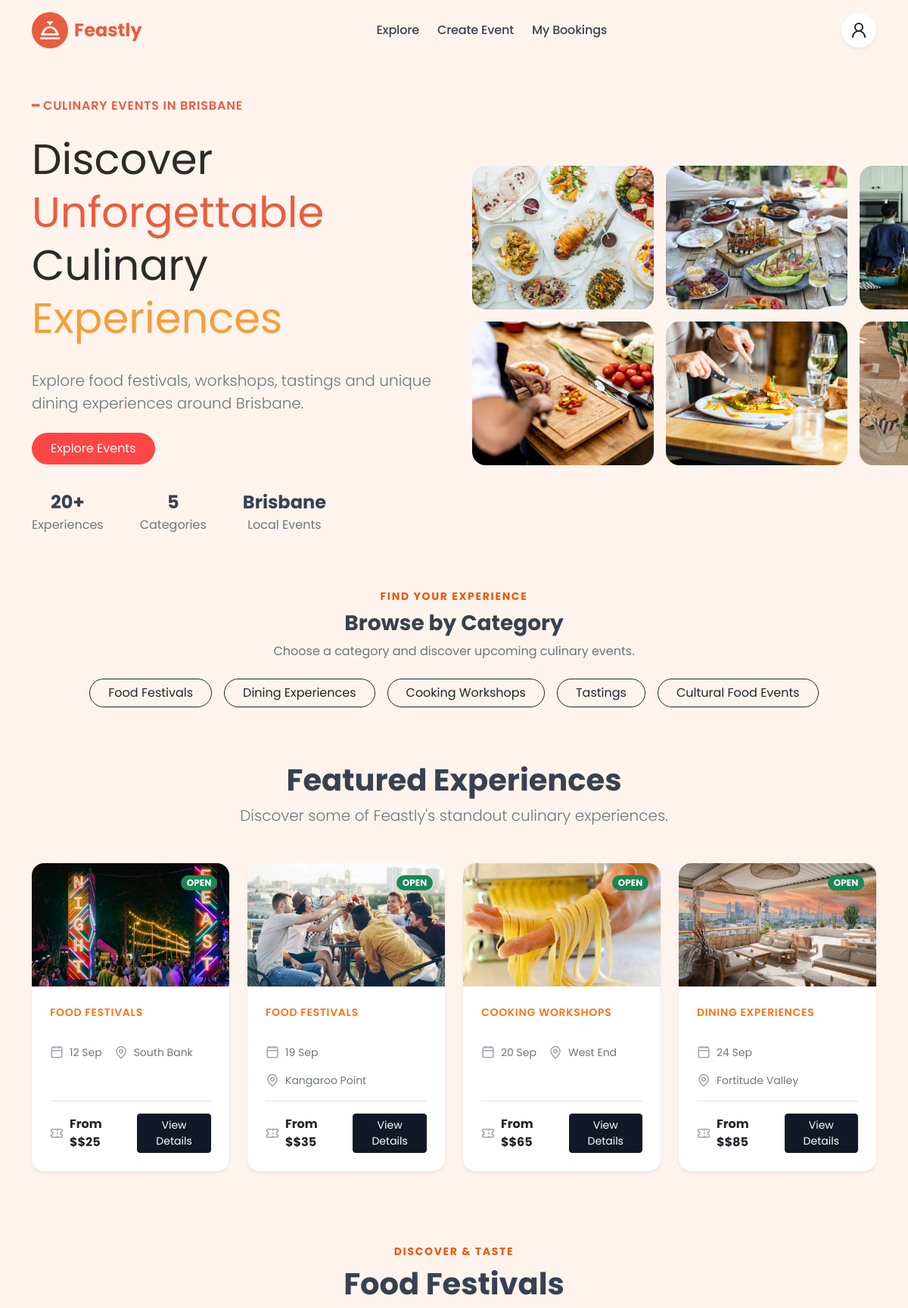
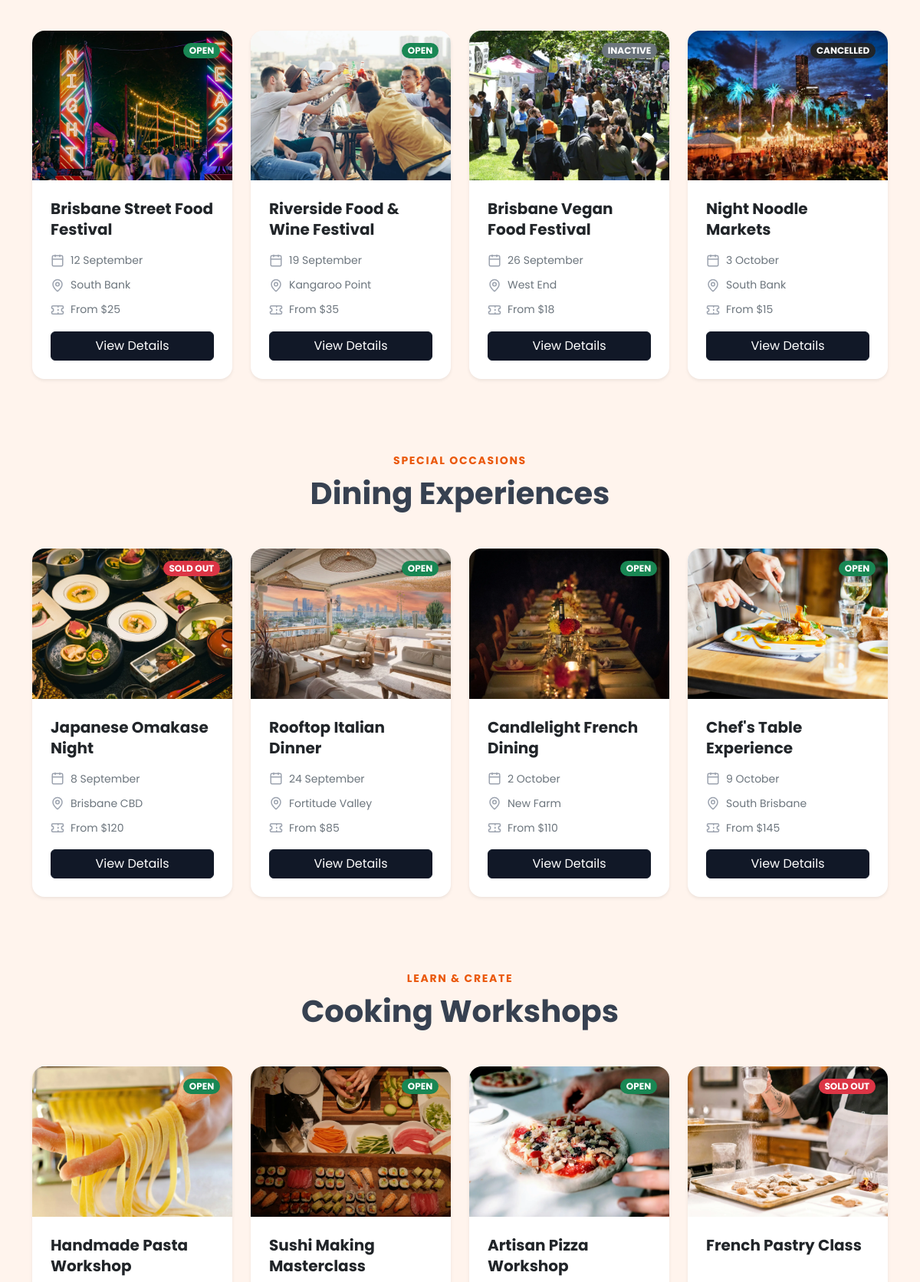
The page / (upper part) on the database its author committed (2 pictures, top to bottom).
### app/models.py (models this page shows)
class Category(db.Model):
    id = db.Column(db.Integer, primary_key=True)
    name = db.Column(
        db.String(100),
        nullable=False,
        unique=True
    )
    description = db.Column(db.Text, nullable=True)
    events = db.relationship(
        'Event',
        back_populates='category'
    )

class Event(db.Model):
    id = db.Column(db.Integer, primary_key=True)
    creator_id = db.Column(
        db.Integer,
        db.ForeignKey('user.id'),
        nullable=False
    )
    category_id = db.Column(
        db.Integer,
        db.ForeignKey('category.id'),
        nullable=False
    )
    title = db.Column(db.String(150), nullable=False)
    description = db.Column(db.Text, nullable=False)
    event_date = db.Column(db.DateTime, nullable=False)
    location = db.Column(db.String(255), nullable=False)
    price = db.Column(db.Numeric(10, 2), nullable=False)
    capacity = db.Column(db.Integer, nullable=False)
    image_path = db.Column(db.String(255), nullable=False)
    status = db.Column(
        db.String(20),
        nullable=False,
        default='Open'
    )
    acknowledgement_type = db.Column(
        db.String(20),
        nullable=False,
        default='None'
    )
    acknowledgement_text = db.Column(db.Text, nullable=True)
    creator = db.relationship(
        'User',
        back_populates='events'
    )
    category = db.relationship(
        'Category',
        back_populates='events'
    )
    bookings = db.relationship(
        'Booking',
        back_populates='event'
    )
    comments = db.relationship(
        'Comment',
        back_populates='event'
    )
    __table_args__ = (
        db.CheckConstraint(
            'price > 0',
            name='check_event_price_positive'
        ),
        db.CheckConstraint(
            'capacity > 0',
            name='check_event_capacity_positive'
        ),
        db.CheckConstraint(
            "status IN ('Open', 'Inactive', 'Sold Out', 'Cancelled')",
            name='check_event_status_valid'
        ),
        db.CheckConstraint(
            "acknowledgement_type IN ('None', 'Generic', 'Enhanced')",
            name='check_acknowledgement_type_valid'
        ),
    )

### app/main/views.py (the view)
@main_bp.route('/')
def index():
    return render_template(
        'index.html',
        categories=get_all_categories(),
        featured=get_featured_events()
    )

### app/services.py (called while the page is built)
def get_all_categories():
    return db.session.scalars(
        db.select(Category).order_by(Category.id)
    ).all()

def get_featured_events(limit=4):
    return db.session.scalars(
        db.select(Event)
        .where(Event.status == 'Open')
        .order_by(Event.event_date)
        .limit(limit)
    ).all()

### app/templates/index.html (shortened to what this page needs)
{% extends "base.html" %}
{% from "macros.html" import status_badge %}
{% block content %}
{% set eyebrows = {
'Food Festivals': 'Discover & Taste',
'Dining Experiences': 'Special Occasions',
'Cooking Workshops': 'Learn & Create',
'Tastings': 'Sip & Sample',
'Cultural Food Events': 'Taste the World'
} %}
<section class="hero-section py-5">
  <div class="container-xl">
    <div class="row align-items-center g-5 position-relative">
      <div class="col-lg-6">
        <div class="d-flex flex-column gap-4">
          <p class="hero-eyebrow fw-semibold mb-0">
            ━ CULINARY EVENTS IN BRISBANE
          </p>
          <h1 class="hero-heading display-4">
            Discover
            <span class="highlight-orange">Unforgettable</span>
            Culinary
            <span class="highlight-green">Experiences</span>
          </h1>
          <p class="hero-description lead text-secondary mb-0">
            Explore food festivals, workshops, tastings and unique dining
            experiences around Brisbane.
          </p>
          <div>
            <a href="#categories" class="hero-button btn rounded-pill px-4 py-2">
              Explore Events
            </a>
          </div>
          <div class="hero-stats d-flex flex-wrap align-items-center gap-4 gap-md-5 mt-2">
            <div class="text-center">
              <strong class="d-block fs-4">20+</strong>
              <span class="text-secondary">Experiences</span>
            </div>
            <div class="text-center">
              <strong class="d-block fs-4">5</strong>
              <span class="text-secondary">Categories</span>
            </div>
            <div class="text-center">
              <strong class="d-block fs-4">Brisbane</strong>
              <span class="text-secondary">Local Events</span>
            </div>
          </div>
        </div>
      </div>
      <div class="col-lg-6">
        <div class="hero-gallery-wrapper">
          <div class="hero-gallery">
            <img src="{{ url_for('static', filename='img/hero-image.webp') }}" alt="Brisbane culinary event"
              class="hero-gallery__image" />
            <img src="{{ url_for('static', filename='img/food-party.webp') }}" alt="Guests enjoying a food event"
              class="hero-gallery__image" />
            <img src="{{ url_for('static', filename='img/cooking-workshop.webp') }}" alt="Cooking workshop"
              class="hero-gallery__image" />
            <img src="{{ url_for('static', filename='img/dining-experience.webp') }}" alt="Dining experience"
              class="hero-gallery__image" />
            <img src="{{ url_for('static', filename='img/cooking.webp') }}" alt="Chef preparing food"
              class="hero-gallery__image hero-gallery__image--blurred" />
            <img src="{{ url_for('static', filename='img/food-party 2.webp') }}" alt="Food festival"
              class="hero-gallery__image hero-gallery__image--blurred" />
          </div>
        </div>
      </div>
    </div>
  </div>
</section>
<section id="categories" class="py-4">
  <div class="container-xl">
    <div class="text-center mb-4">
      <span class="section-eyebrow d-block text-uppercase fw-bold small mb-2">
        FIND YOUR EXPERIENCE
      </span>
      <h2 class="h3 fw-bold mb-2">Browse by Category</h2>
      <p class="text-secondary mb-0">
        Choose a category and discover upcoming culinary events.
      </p>
    </div>
    <div class="d-flex flex-wrap justify-content-center gap-3">
      {% for category in categories %}
      <a href="#{{ category.name | lower | replace(' ', '-') }}" class="btn btn-outline-dark rounded-pill px-4">
        {{ category.name }}
      </a>
      {% endfor %}
    </div>
  </div>
</section>
<section id="featured" class="featured-section py-5">
  <div class="container-xl">
    <div class="text-center mb-5">
      <h2 class="display-6 fw-bold">Featured Experiences</h2>
      <p class="lead text-secondary">
        Discover some of Feastly's standout culinary experiences.
      </p>
    </div>
    <div class="row g-4">
      {% for event in featured %}
      <div class="col-12 col-md-6 col-xl-3">
        <article class="featured-card card h-100 border-0 shadow-sm rounded-4 overflow-hidden">
          <div class="featured-card__image position-relative">
            <img src="{{ url_for('static', filename=event.image_path) }}" alt="{{ event.name }}" class="card-img-top" />
            <span class="badge rounded-pill text-bg-success position-absolute top-0 end-0 m-3">
              OPEN
            </span>
          </div>
          <div class="card-body d-flex flex-column p-4">
            <span class="featured-category text-uppercase fw-semibold small mb-2">
              {{ event.category.name }}
            </span>
            <div class="d-flex flex-wrap gap-3 text-secondary small my-3">
              <div class="d-flex align-items-center gap-2">
                <svg class="section-icon" aria-hidden="true">
                  <use href="#icon-calendar"></use>
                </svg>
                <span>{{ event.event_date.day }} {{ event.event_date.strftime('%b') }}</span>
              </div>
              <div class="d-flex align-items-center gap-2">
                <svg class="section-icon" aria-hidden="true">
                  <use href="#icon-location"></use>
                </svg>
                <span>{{ event.location }}</span>
              </div>
            </div>
            <div class="d-flex justify-content-between align-items-center gap-2 border-top pt-3 mt-auto">
              <div class="d-flex align-items-center gap-2">
                <svg class="section-icon" aria-hidden="true">
                  <use href="#icon-ticket"></use>
                </svg>
                <strong>From $${{ '%.0f' % event.price }}</strong>
              </div>
              <a href="{{ url_for('main.event_detail', event_id=event.id) }}" class="btn btn-dark btn-sm">
                View Details
              </a>
            </div>
          </div>
        </article>
      </div>
      {% endfor %}
    </div>
  </div>
</section>
{% for category in categories %}
<section id="{{ category.name | lower | replace(' ', '-')}}" class="py-5">
  <div class="container-xl">
    <div class="text-center mb-5">
      <span class="section-eyebrow d-block text-uppercase fw-bold small mb-2">
        {{ eyebrows[category.name] }}
      </span>
      <h2 class="display-6 fw-bold">{{ category.name }}</h2>
    </div>
    <div class="row g-4">
      {% for event in category.events | sort(attribute='event_date') %}
      <div class="col-6 col-lg-4 col-xl-3">
        <article class="event-card card h-100 border-0 shadow-sm rounded-4 overflow-hidden">
          <div class="event-card__top position-relative">
            <img src="{{ url_for('static', filename=event.image_path) }}" alt="{{ event.title }}"
              class="event-image card-img-top" />
            {{ status_badge(event.status, 'position-absolute top-0 end-0 m-3') }}
          </div>
          <div class="card-body d-flex flex-column p-4">
            <h3 class="card-title h5 fw-bold">
              {{ event.title }}
            </h3>
            <div class="d-flex flex-column gap-2 text-secondary small my-3">
              <div class="d-flex align-items-center gap-2">
                <svg class="section-icon" aria-hidden="true">
                  <use href="#icon-calendar"></use>
                </svg>
                <span>{{ event.event_date.day }} {{ event.event_date.strftime('%B') }}</span>
              </div>
              <div class="d-flex align-items-center gap-2">
                <svg class="section-icon" aria-hidden="true">
                  <use href="#icon-location"></use>
                </svg>
                <span>{{ event.location }}</span>
              </div>
              <div class="d-flex align-items-center gap-2">
                <svg class="section-icon" aria-hidden="true">
                  <use href="#icon-ticket"></use>
                </svg>
                <span>From ${{ '%.0f' % event.price }}</span>
              </div>
            </div>
            <a href="{{ url_for('main.event_detail', event_id=event.id) }}" class="btn btn-dark w-100 mt-auto">
              View Details
            </a>
          </div>
        </article>
      </div>
      {% else %}
      <p class="text-center text-secondary">No upcoming events in this category.</p>
      {% endfor %}
    </div>
  </div>
</section>
{% endfor %}
{% endblock content %}

### app/templates/macros.html
{% macro status_badge(status, classes='') %}
{%- set colours = {
'Open': 'success',
'Sold Out': 'danger',
'Inactive': 'secondary',
'Cancelled': 'dark'
} -%}
<span class="badge rounded-pill text-bg-{{ colours.get(status, 'secondary') }} {{ classes }}">
    {{ status | upper }}
</span>
{%- endmacro %}

### app/static/style/style.css (style rules this page uses)
:root { --feastly-orange: #e85d3f; --feastly-orange-light: #f66a3f; --feastly-gold: #f49e3c; --feastly-red: #fc4545; --feastly-cream: #fff4ed; --feastly-cream-light: #fffdf7; --feastly-text: #374151; --feastly-dark: #111827; --feastly-muted: #9ca3af; }
html, body { overflow-x: clip; }
body { margin: 0; background-color: var(--feastly-cream); font-family: "Poppins", sans-serif; color: var(--feastly-text); }
.hero-section { overflow: visible; }
.hero-eyebrow { color: var(--feastly-orange); letter-spacing: 0.05em; }
.hero-heading { color: #2b2b2b; font-weight: 400; line-height: 1.25; }
.highlight-orange { color: var(--feastly-orange); }
.highlight-green { color: var(--feastly-gold); }
.hero-description { max-width: 640px; }
.hero-button { color: #ffffff; background-color: var(--feastly-red); border-color: var(--feastly-red); transition: transform 0.3s ease, box-shadow 0.3s ease, background-color 0.3s ease; }
.hero-gallery-wrapper { position: relative; width: calc(100% + 10vw); max-width: none; overflow: hidden; }
.hero-gallery { display: grid; grid-template-columns: repeat(3, 280px); grid-template-rows: repeat(2, 220px); gap: 1.25rem; width: max-content; }
.hero-gallery__image { width: 280px; height: 220px; object-fit: cover; border-radius: 18px; }
.hero-gallery__image:nth-child(1) { grid-column: 1; grid-row: 1; }
.hero-gallery__image:nth-child(2) { grid-column: 2; grid-row: 1; }
.hero-gallery__image:nth-child(3) { grid-column: 1; grid-row: 2; }
.hero-gallery__image:nth-child(4) { grid-column: 2; grid-row: 2; }
.hero-gallery__image:nth-child(5) { grid-column: 3; grid-row: 1; }
.hero-gallery__image:nth-child(6) { grid-column: 3; grid-row: 2; }
.section-eyebrow { color: #ea580c; letter-spacing: 0.12em; }
.featured-category { color: #f97316; letter-spacing: 0.05em; }
.section-icon { width: 18px; height: 18px; color: var(--feastly-muted); flex-shrink: 0; }
.featured-card { transition: transform 0.3s ease, box-shadow 0.3s ease; }
.featured-card__image { width: 100%; aspect-ratio: 16 / 10; overflow: hidden; }
.featured-card__image img { width: 100%; height: 100%; object-fit: cover; transition: transform 0.5s ease; }
.event-card { transition: transform 0.3s ease, box-shadow 0.3s ease; }
.event-card__top { width: 100%; aspect-ratio: 4 / 3; overflow: hidden; }
.event-image { width: 100%; height: 100%; object-fit: cover; transition: transform 0.4s ease; }
.event-card .card-title { min-height: 2.7em; margin-bottom: 0; line-height: 1.35; }
.event-card .card-body>.d-flex.flex-column.text-secondary { margin-top: 0.9rem !important; margin-bottom: 1rem !important; }
.event-card .card-body>.d-flex.flex-column.text-secondary>div { min-height: 24px; }
.event-card .btn-dark, .featured-card .btn-dark { background-color: var(--feastly-dark); border-color: var(--feastly-dark); transition: background-color 0.2s ease, border-color 0.2s ease, transform 0.2s ease; }
@media (max-width: 1200px) { .hero-gallery { grid-template-columns: repeat(3, 240px); grid-template-rows: repeat(2, 190px); gap: 1rem; } }
@media (max-width: 1200px) { .hero-gallery__image { width: 240px; height: 190px; } }

### rows shown on the page
Category: name "Food Festivals", name "DISCOVER & TASTE"
Category: name "Dining Experiences", name "SPECIAL OCCASIONS"
Category: name "Cooking Workshops", name "LEARN & CREATE"
Category: name "Tastings"
Category: name "Cultural Food Events"
Event: image_path (picture), category.name "FOOD FESTIVALS", event_date.day "12", event_date "Sep", location "South Bank", price "25", status "OPEN", title "Brisbane Street Food Festival", event_date "September"
Event: image_path (picture), category.name "FOOD FESTIVALS", event_date.day "19", event_date "Sep", location "Kangaroo Point", price "35", status "OPEN", title "Riverside Food & Wine Festival", event_date "September"
Event: image_path (picture), category.name "COOKING WORKSHOPS", event_date.day "20", event_date "Sep", location "West End", price "65", image_path+title (picture), status "OPEN", title "Handmade Pasta Workshop"
Event: image_path (picture), category.name "DINING EXPERIENCES", event_date.day "24", event_date "Sep", location "Fortitude Valley", price "85", image_path+title (picture), status "OPEN", title "Rooftop Italian Dinner", event_date "September"
Event: image_path (picture), status "INACTIVE", title "Brisbane Vegan Food Festival", event_date.day "26", event_date "September", location "West End", price "18"
Event: image_path+title (picture), status "CANCELLED", title "Night Noodle Markets", event_date.day "3", event_date "October", location "South Bank", price "15"
Event: image_path (picture), status "SOLD OUT", title "Japanese Omakase Night", event_date.day "8", event_date "September", location "Brisbane CBD", price "120"
Event: image_path (picture), status "OPEN", title "Candlelight French Dining", event_date.day "2", event_date "October", location "New Farm", price "110"
Event: image_path (picture), status "OPEN", title "Chef's Table Experience", event_date.day "9", event_date "October", location "South Brisbane", price "145"
Event: image_path+title (picture), status "OPEN", title "Sushi Making Masterclass"
Event: image_path+title (picture), status "OPEN", title "Artisan Pizza Workshop"
Event: image_path (picture), status "SOLD OUT", title "French Pastry Class"
